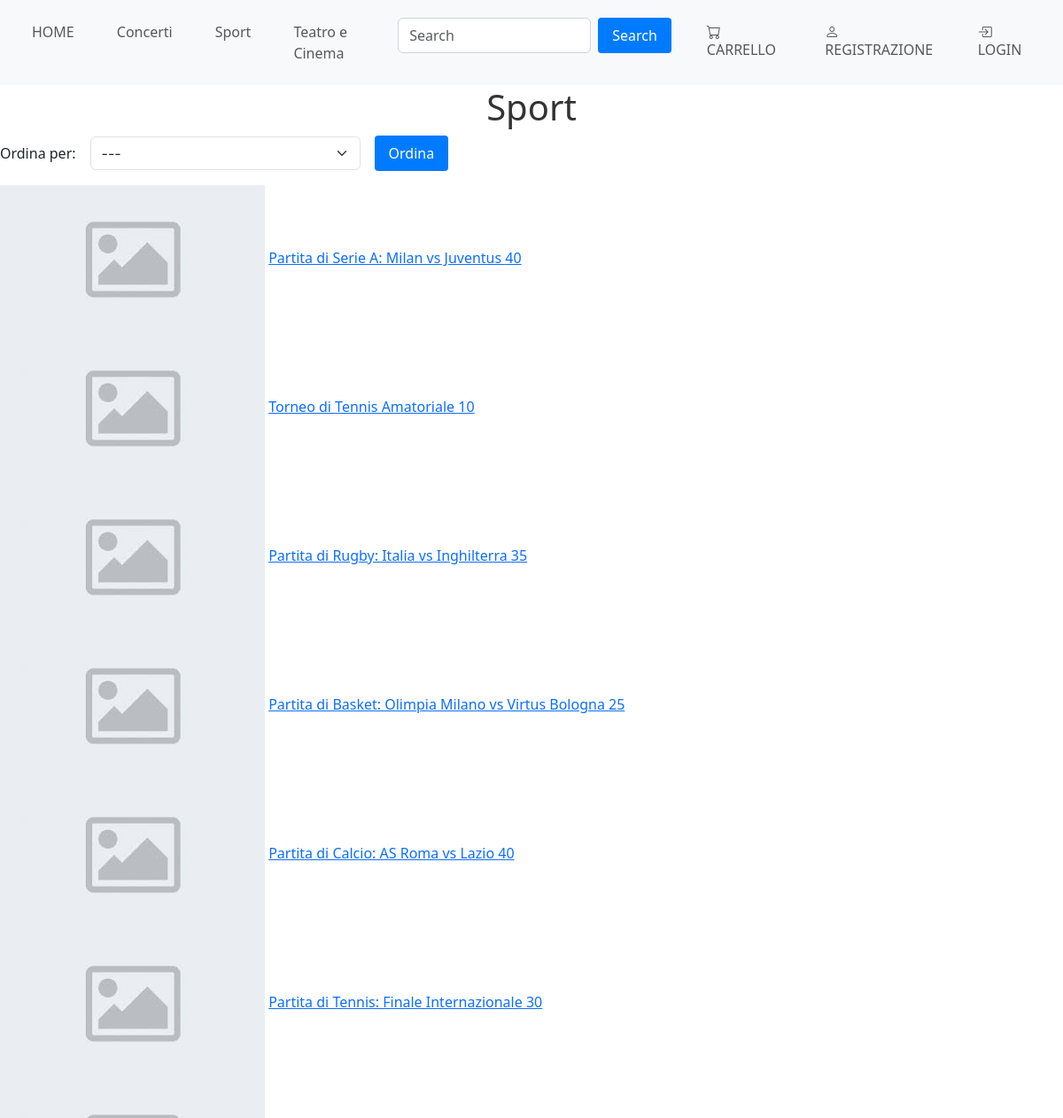
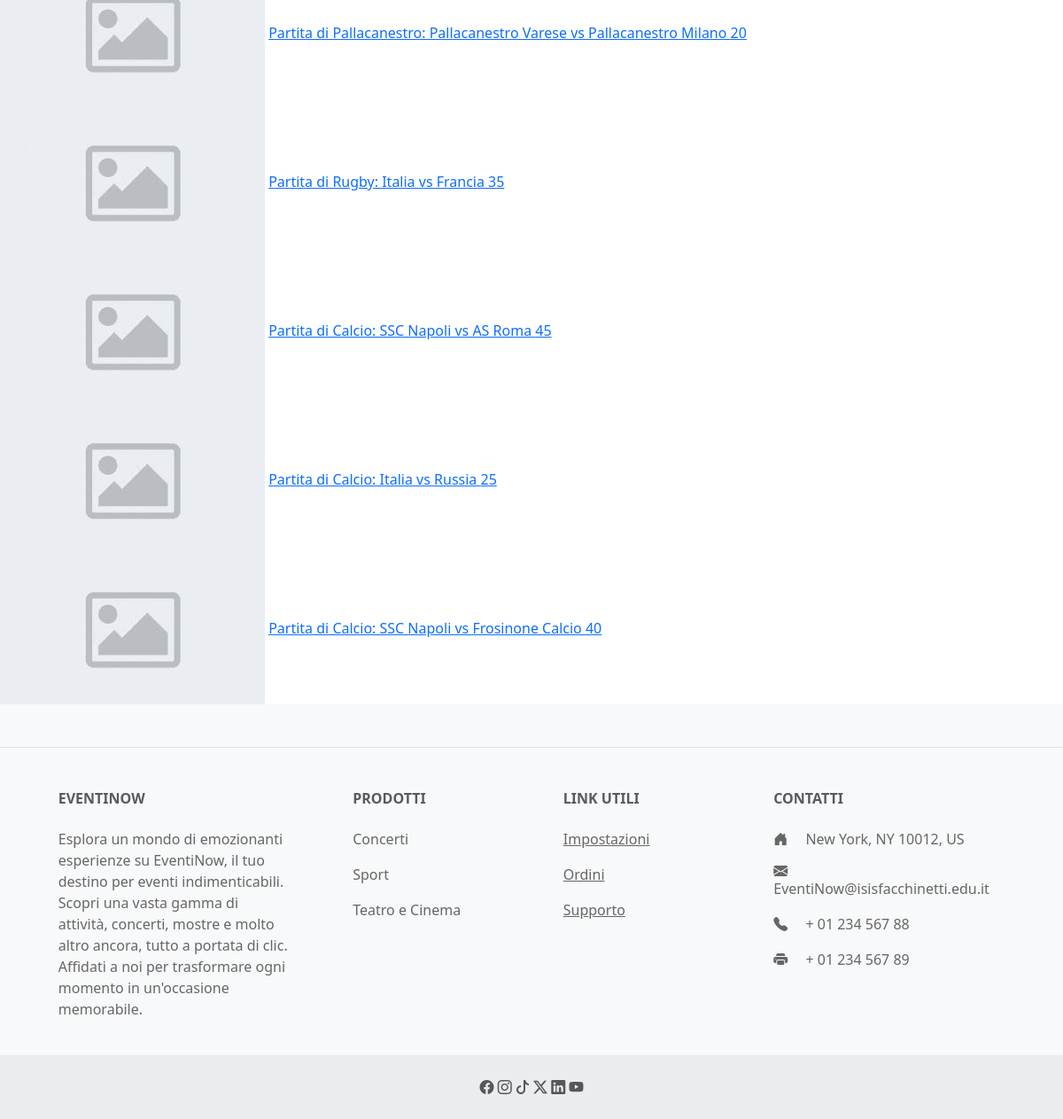
The app's page /categoria.php?categoria=Sport with its own data (2 pictures, top to bottom).
### tables this page shows
CREATE TABLE CategoriaEventi
(
    ID_Categoria          INTEGER UNSIGNED PRIMARY KEY AUTO_INCREMENT,
    Descrizione_Categoria VARCHAR(20) NOT NULL
);

CREATE TABLE Eventi
(
    ID_Evento                INT(11) UNSIGNED PRIMARY KEY AUTO_INCREMENT,
    Descrizione              VARCHAR(255) NOT NULL,
    Data                     DATETIME     NOT NULL,
    Prezzo                   DOUBLE       NOT NULL CHECK (Prezzo > 0),
    Numero_Posti             INTEGER      NOT NULL CHECK (Numero_Posti >= 0),
    Numero_Posti_Disponibili INTEGER      NOT NULL CHECK (Numero_Posti_Disponibili >= 0),
    Categoria                INTEGER UNSIGNED,
    Luogo                    INTEGER UNSIGNED,
    FOREIGN KEY (Categoria) REFERENCES CategoriaEventi (ID_Categoria)
        ON UPDATE CASCADE,
    FOREIGN KEY (Luogo) REFERENCES Luoghi (ID_Luogo)
        ON UPDATE CASCADE,
    CONSTRAINT check_posti_disponibili CHECK (Numero_Posti_Disponibili <= Numero_Posti)
);

### categoria.php (the view, shortened to what this page needs)
<?php
include_once "header.php";
require_once "Database\DB_connection.php";
$var=$_GET['categoria'];
?>
<h1><?= $var?></h1>
<form action="" method="GET" class="row g-3 align-items-center">
    <div class="col-auto">
        <label for="sort" class="col-form-label">Ordina per:</label>
    </div>
    <div class="col-auto">
        <select name="sort" id="sort" class="form-select w-auto">
            <option value="normale" selected disabled>---</option>
        </select>
    </div>
    <div class="col-auto">
        <input type="submit" value="Ordina" class="btn btn-primary w-auto">
    </div>
</form>
<?php
if(isset($_GET['sort'])){
    $scelta=$_GET['sort'];
    switch ($scelta){
        case 'nomeAsc':
            $query = "SELECT Eventi.Descrizione, Eventi.Prezzo, Eventi.ID_Evento
                        from eventi
                                 join categoriaeventi on eventi.Categoria = categoriaeventi.ID_Categoria
                        where CategoriaEventi.Descrizione_Categoria like '$var'
                        order by eventi.Descrizione;";
            $statement = $pdo -> query($query);
            $eventiOrdinati = $statement -> fetchAll();
            break;
        case 'nomeDesc':
            $query = "SELECT Eventi.Descrizione, Eventi.Prezzo, Eventi.ID_Evento
                        from eventi
                                 join categoriaeventi on eventi.Categoria = categoriaeventi.ID_Categoria
                        where CategoriaEventi.Descrizione_Categoria like '$var'
                        order by eventi.Descrizione desc;";
            $statement = $pdo -> query($query);
            $eventiOrdinati = $statement -> fetchAll();
            break;
        case 'prezzoAsc':
            $query = "SELECT Eventi.Descrizione, Eventi.Prezzo, Eventi.ID_Evento
                        from eventi
                        join categoriaeventi on eventi.Categoria = categoriaeventi.ID_Categoria
                        where CategoriaEventi.Descrizione_Categoria like '$var'
                        order by eventi.Prezzo;";
            $statement = $pdo -> query($query);
            $eventiOrdinati = $statement -> fetchAll();
            break;
        case 'prezzoDesc':
            $query = "SELECT Eventi.Descrizione, Eventi.Prezzo, Eventi.ID_Evento
                        from eventi
                        join categoriaeventi on eventi.Categoria = categoriaeventi.ID_Categoria
                        where CategoriaEventi.Descrizione_Categoria like '$var'
                        order by eventi.Prezzo desc ;";
            $statement = $pdo -> query($query);
            $eventiOrdinati = $statement -> fetchAll();
            break;
    }
    foreach ($eventiOrdinati as $evento){
        ?>
        <div>
            <img src="images\default.jpg">
            <a  href="prodotto.php?id=<?=$evento['ID_Evento']?>"><?= $evento['Descrizione'] . ' ' .  $evento['Prezzo']?></a>
        </div>
        <?php
    }
}
else{
    if (!empty($pdo)) {
        $query = "SELECT Eventi.Descrizione, Eventi.Prezzo, Eventi.ID_Evento
        from eventi
        join categoriaeventi on eventi.Categoria = categoriaeventi.ID_Categoria
        where CategoriaEventi.Descrizione_Categoria like '$var';";
        $statement = $pdo -> query($query);
        if (!$statement){
            echo "ERROR";
        }
        else{
            $eventi = $statement -> fetchAll();
            foreach ($eventi as $evento){
                ?>
                <div>
                    <img src="images\default.jpg">
                    <a  href="prodotto.php?id=<?=$evento['ID_Evento']?>"><?= $evento['Descrizione'] . ' ' .  $evento['Prezzo']?></a>
                </div>
                <?php
            }
        }
    }
}
include_once "footer.php";
?>

### header.php (shortened to what this page needs)
<?php
require_once "Database\DB_connection.php";
if (!empty($pdo)) {
    $query = "SELECT Descrizione_Categoria  FROM CategoriaEventi;";
    $statement = $pdo -> query($query);
    if (!$statement){
        echo "ERROR";
    }
    else{
        $categorie = $statement -> fetchAll();
    }
}
?>
<!DOCTYPE>
<html>
<head>
    <link href="https://cdn.jsdelivr.net/npm/bootstrap@5.3.0-alpha1/dist/css/bootstrap.min.css" rel="stylesheet">
    <link rel="stylesheet" href="https://cdn.jsdelivr.net/npm/bootstrap-icons@1.11.3/font/bootstrap-icons.min.css">
    <link rel="stylesheet" href="https://cdnjs.cloudflare.com/ajax/libs/OwlCarousel2/2.3.4/assets/owl.carousel.min.css" />
    <link rel="stylesheet" href="https://cdnjs.cloudflare.com/ajax/libs/OwlCarousel2/2.3.4/assets/owl.theme.default.min.css" />
    <link href="style.css" rel="stylesheet" type="text/css">
</head>
<body>
<nav class="navbar navbar-expand-lg navbar-light bg-light">
    <div class="container-fluid">
        <div class="collapse navbar-collapse" id="navbarSupportedContent">
            <ul class="navbar-nav me-auto mb-2 mb-lg-0">
                <li class="nav-item">
                    <a href="index.php" class="nav-link">HOME</a>
                </li>
                <?php
                foreach ($categorie as $row){
                    foreach ($row as $descrizione){
                        ?>
                        <li class="nav-item">
                            <a href="categoria.php?categoria=<?= $descrizione?>" class="nav-link"><?= $descrizione?></a>
                        </li>
                        <?php
                    }
                }
                ?>
            </ul>
            <ul class="navbar-nav ms-auto mb-2 mb-lg-0">
                <li class="nav-item">
                    <form class="d-flex" method="get" action="#">
                        <input class="form-control me-2" type="search" placeholder="Search">
                        <button class="btn btn-outline-primary" type="submit">Search</button>
                    </form>
                </li>
                <?php
                if(isset($_SESSION['user'])){
                    ?>
                    <li class="nav-item">
                        <a href="carrello.php" class="nav-link">
                            <i class="bi bi-cart"></i>
                            CARRELLO
                        </a>
                    </li>
                    <li class="nav-item">
                        <a href="account.php" class="nav-link">
                            <i class="bi bi-person-fill"></i>
                            ACCOUNT
                        </a>
                    </li>
                    <li class="nav-item">
                        <a href="logout.php" class="nav-link">
                            <i class="bi bi-box-arrow-in-left"></i>
                            LOGOUT
                        </a>
                    </li>
                    <?php
                }
                else{
                    ?>
                    <li class="nav-item">
                        <a href="carrello.php" class="nav-link">
                            <i class="bi bi-cart"></i>
                            CARRELLO
                        </a>
                    </li>
                    <li class="nav-item">
                        <a href="registration.php" class="nav-link">
                            <i class="bi bi-person"></i>
                            REGISTRAZIONE
                        </a>
                    </li>
                    <li class="nav-item">
                        <a href="login.php" class="nav-link">
                            <i class="bi bi-box-arrow-in-right"></i>
                            LOGIN
                        </a>
                    </li>
                    <?php
                }
                ?>
            </ul>
        </div>
    </div>
</nav>

### footer.php (shortened to what this page needs)
<?php
require_once "Database\DB_connection.php";
if (!empty($pdo)) {
    $query = "SELECT Descrizione_Categoria  FROM CategoriaEventi;";
    $statement = $pdo -> query($query);
    if (!$statement){
        echo "ERROR";
    }
    else{
        $categorie = $statement -> fetchAll();
    }
}
?>
<footer class="text-center text-lg-start bg-body-tertiary text-muted">
    <section class="d-flex justify-content-center justify-content-lg-between p-4 border-bottom">
    </section>
    <section class="">
        <div class="container text-center text-md-start mt-5">
            <div class="row mt-3">
                <div class="col-md-3 col-lg-4 col-xl-3 mx-auto mb-4">
                    <h6 class="text-uppercase fw-bold mb-4">
                        EventiNow
                    </h6>
                    <p>
                        Esplora un mondo di emozionanti esperienze su EventiNow, il tuo destino per eventi indimenticabili.<br>
                        Scopri una vasta gamma di attività, concerti, mostre e molto altro ancora, tutto a portata di clic.<br>
                        Affidati a noi per trasformare ogni momento in un'occasione memorabile.
                    </p>
                </div>
                <div class="col-md-2 col-lg-2 col-xl-2 mx-auto mb-4">
                    <h6 class="text-uppercase fw-bold mb-4">
                        Prodotti
                    </h6>
                    <?php
                    foreach ($categorie as $row){
                        foreach ($row as $descrizione){
                            ?>
                            <p>
                                <a href="categoria.php?categoria=<?= $descrizione?>" class="nav-link"><?= $descrizione?></a>
                            </p>
                            <?php
                        }
                    }
                    ?>
                </div>
                <div class="col-md-3 col-lg-2 col-xl-2 mx-auto mb-4">
                    <h6 class="text-uppercase fw-bold mb-4">
                        Link utili
                    </h6>
                    <p>
                        <a href="#" class="text-reset">Impostazioni</a>
                    </p>
                    <p>
                        <a href="#" class="text-reset">Ordini</a>
                    </p>
                    <p>
                        <a href="help.php" class="text-reset">Supporto</a>
                    </p>
                </div>
                <div class="col-md-4 col-lg-3 col-xl-3 mx-auto mb-md-0 mb-4">
                    <h6 class="text-uppercase fw-bold mb-4">Contatti</h6>
                    <p><i class="bi bi-house-door-fill me-3"></i> New York, NY 10012, US</p>
                    <p>
                        <i class="bi bi-envelope-fill me-3"></i>
                        EventiNow@isisfacchinetti.edu.it
                    </p>
                    <p><i class="bi bi-telephone-fill me-3"></i> + 01 234 567 88</p>
                    <p><i class="bi bi-printer-fill me-3"></i> + 01 234 567 89</p>
                </div>
            </div>
        </div>
    </section>
    <div class="text-center p-4" style="background-color: rgba(0, 0, 0, 0.05);">
        <i class="bi bi-facebook"></i>
        <i class="bi bi-instagram"></i>
        <i class="bi bi-tiktok"></i>
        <i class="bi bi-twitter-x"></i>
        <i class="bi bi-linkedin"></i>
        <i class="bi bi-youtube"></i>
    </div>
</footer>
</body>
</html>

### style.css (style rules this page uses)
html, body { height: 100%; background-color: white; }
.navbar { background-color: white; border-bottom: 1px solid white; }
.navbar .nav-item { color: #343a40; padding: 0.5rem 1rem; }
.navbar .form-control { border-color: #ced4da; }
.text-center { text-align: center; }
.btn { display: inline-block; padding: 8px 16px; background-color: #007bff; color: #fff; text-decoration: none; border: none; border-radius: 4px; cursor: pointer; transition: background-color 0.3s; }
h1 { text-align: center; color: #333; }
p { color: #666; }
select { font-family: -apple-system, BlinkMacSystemFont, "Segoe UI", Roboto, "Helvetica Neue", Arial, sans-serif, "FontAwesome"; }

### records on screen
categoriaeventi: Descrizione_Categoria "Concerti"
categoriaeventi: Descrizione_Categoria "Sport"
categoriaeventi: Descrizione_Categoria "Teatro e Cinema"
eventi: Descrizione "Partita di Serie A: Milan vs Juventus", Prezzo "40"
eventi: Descrizione "Torneo di Tennis Amatoriale", Prezzo "10"
eventi: Descrizione "Partita di Rugby: Italia vs Inghilterra", Prezzo "35"
eventi: Descrizione "Partita di Basket: Olimpia Milano vs Virtus Bologna", Prezzo "25"
eventi: Descrizione "Partita di Calcio: AS Roma vs Lazio", Prezzo "40"
eventi: Descrizione "Partita di Tennis: Finale Internazionale", Prezzo "30"
eventi: Descrizione "Partita di Pallacanestro: Pallacanestro Varese vs Pallacanestro Milano", Prezzo "20"
eventi: Descrizione "Partita di Rugby: Italia vs Francia", Prezzo "35"
eventi: Descrizione "Partita di Calcio: SSC Napoli vs AS Roma", Prezzo "45"
eventi: Descrizione "Partita di Calcio: Italia vs Russia", Prezzo "25"
eventi: Descrizione "Partita di Calcio: SSC Napoli vs Frosinone Calcio", Prezzo "40"

### other values on screen
$var "Sport"
